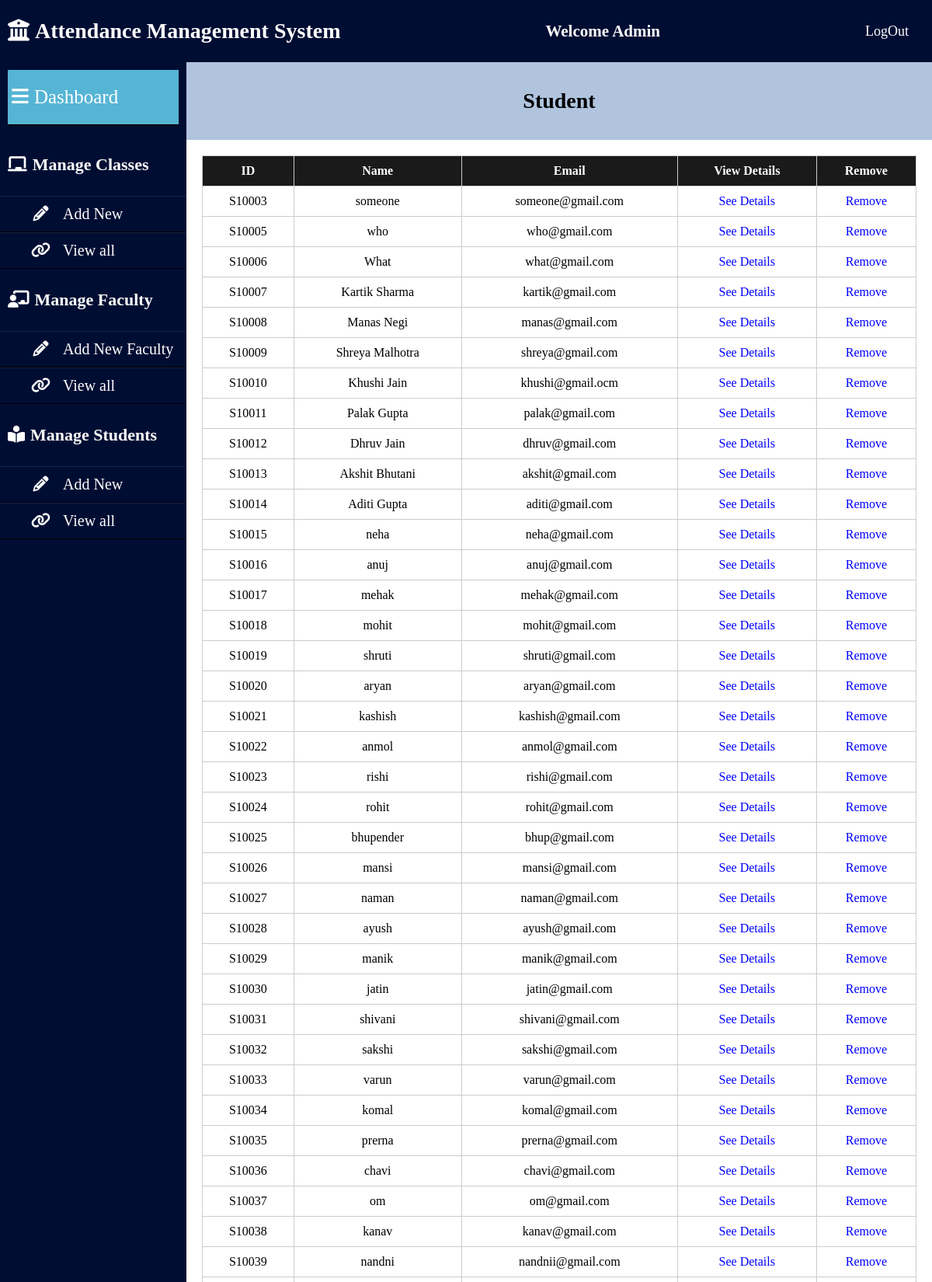
The app's page /viewstudent (signed in, upper part) with its own data.
### AMS_APP/models.py (models this page shows, shortened)
class Student(models.Model):
    student_id=models.CharField(max_length=15)
    student_name=models.CharField(max_length=30)
    email_id=models.CharField(max_length=30)
    password=models.CharField(max_length=30)
    class1=models.CharField(max_length=20,default='')
    class1_att=models.CharField(max_length=100,default='')
    class2=models.CharField(max_length=20,default='')
    class2_att=models.CharField(max_length=100,default='')
    class3=models.CharField(max_length=20,default='')
    class3_att=models.CharField(max_length=100,default='')
    class4=models.CharField(max_length=20,default='')
    class4_att=models.CharField(max_length=100,default='')
    class5=models.CharField(max_length=20,default='')
    class5_att=models.CharField(max_length=100,default='')
    class6=models.CharField(max_length=20,default='')
    class6_att=models.CharField(max_length=100,default='')
    class7=models.CharField(max_length=20,default='')
    class7_att=models.CharField(max_length=100,default='')
    class8=models.CharField(max_length=20,default='')
    class8_att=models.CharField(max_length=100,default='')

### AMS_APP/views.py (the view)
# urls.py: path('viewstudent', views.viewstudent, name='viewstudent'),
def viewstudent(request):
    if request.user.is_anonymous:
        return redirect("/")
    student_list=(Student.objects.all())
    return render(request, 'viewstudent.html',
                  {'student_list':student_list})

### template/viewstudent.html (shortened to what this page needs)
{% load static %}
<!DOCTYPE html>
<html lang="en">
<head>
    <link rel="stylesheet" href="https://cdnjs.cloudflare.com/ajax/libs/font-awesome/6.4.0/css/all.min.css">
    <link rel="stylesheet" type="text/css" href="{% static 'css/admindashboard.css'%}">
</head>
<body>
    <header class="mainheader">
        <h1><i class="fas fa-university"></i>Attendance Management System</h1>
        <h2>Welcome Admin</h2>
        <a href="/logoutuser" class="btn">LogOut</a>
    </header>
    <aside>
        <header>
            <a href="/AdminDashboard">
                <i class="fas fa-bars"></i>Dashboard
            </a>
        </header>
        <ul>
            <li><h4><i class="fas fa-chalkboard"></i>Manage Classes</h4></li>
            <ul>
                <li><a href="/courseadd"><i class="fa fa-pencil fa-fw"></i>Add New</a></li>
                <li><a href="/viewclass"><i class="fa fa-link"></i>View all</a></li>
            </ul>
        </ul>
        <ul>
            <li><h4><i class="fas fa-chalkboard-teacher"></i>Manage Faculty</h4></li>
            <ul>
                <li><a href="/teacher"><i class="fa fa-pencil fa-fw"></i>Add New Faculty</a></li>
                <li><a href="/viewfaculty"><i class="fa fa-link"></i>View all</a></li>
            </ul>
        </ul>
        <ul>
            <li><h4><i class="fas fa-book-reader" aria-hidden="true"></i>Manage Students</h4></li>
            <ul>
                <li><a href="/addnewstudent"><i class="fa fa-pencil fa-fw"></i>Add New</a></li>
                <li><a href="/viewstudent"><i class="fa fa-link"></i>View all</a></li>
            </ul>
        </ul>
    </aside>
    <div class="content-container">
        <header id="topic">
            <h1>Student</h1>
        </header>
        <main>
            <table id="student-table">
                <thead>
                    <tr>
                        <th>ID</th>
                        <th>Name</th>
                        <th>Email</th>
                        <th>View Details</th>
                        <th>Remove</th>
                    </tr>
                </thead>
                <tbody>
                    {% for q in student_list %}
						  <tr>
							<td>{{q.student_id}}</td>
							<td>{{q.student_name}}</td>
							<td>{{q.email_id}}</td>
							<td><a href="/student_mgmt/?student_id={{ q.student_id }}">See Details</a></td>
                            <td><a href="/removestudent/?student_id={{ q.student_id }}">Remove</a></td>
						  </tr>
						  {% endfor %}
                </tbody>
            </table>
        </main>
    </div>
</body>
</html>

### static/css/admindashboard.css (style rules this page uses)
* { padding : 0; margin : 0; box-sizing :border-box; list-style: none; text-decoration: none; }
.mainheader { z-index: 100000; position:fixed; width:100%; }
aside { margin-top:60px; width: 20%; height: 100%; background: #000d33; float:left; padding-top:20px; position:fixed; }
aside header a { margin:0; padding:0; width:100%; display:block; box-sizing: border-box; font-size: 25px; line-height: 70px; color:white; text-align: left; border-bottom:2px solid black; background: rgb(86, 181, 213); padding-left: 5px; }
aside ul a { display:block; width: 100%; line-height:45px; font-size: 20px; color: white; padding-left:40px; box-sizing: border-box; border-top: 1px solid rgba(225, 225, 225,.1); border-bottom: 1px solid black; }
aside ul a i { margin-right: 16px; }
aside ul li h4 { color: white; line-height: 60px; padding: 10px; font-size: 22px; }
header { background: #000d33; display: flex; justify-content: space-between; color: white; line-height: 60px; font-size: 14px; padding:10px; }
header a { color:white; font-size: 18px; text-decoration: none; padding-right: 20px; }
.content-container { width: 80%; float:right; margin-top:60px; padding-top:20px; }
i { margin-right: 7px; }

### template/viewstudent.html (style rules this page uses)
body { font-family: 'Times New Roman', Times, serif; margin: 0; padding: 0; }
header#topic { background-color: lightsteelblue; color: black; padding: 20px; justify-content: center; }
main { padding: 20px; }
table#student-table { width: 100%; border-collapse: collapse; }
table#student-table th, table#student-table td { border: 1px solid #ccc; padding: 10px; text-align: center; }
table#student-table th { background-color: rgb(26, 26, 26); color: white; }
table#student-table td:last-child { text-align: center; }
table#student-table a { text-decoration: none; color: blue; }
aside { position:fixed; }

### records on screen
Student: student_id "S10003", student_name "someone", email_id "someone@gmail.com"
Student: student_id "S10005", student_name "who", email_id "who@gmail.com"
Student: student_id "S10006", student_name "What", email_id "what@gmail.com"
Student: student_id "S10007", student_name "Kartik Sharma", email_id "kartik@gmail.com"
Student: student_id "S10008", student_name "Manas Negi", email_id "manas@gmail.com"
Student: student_id "S10009", student_name "Shreya Malhotra", email_id "shreya@gmail.com"
Student: student_id "S10010", student_name "Khushi Jain", email_id "khushi@gmail.ocm"
Student: student_id "S10011", student_name "Palak Gupta", email_id "palak@gmail.com"
Student: student_id "S10012", student_name "Dhruv Jain", email_id "dhruv@gmail.com"
Student: student_id "S10013", student_name "Akshit Bhutani", email_id "akshit@gmail.com"
Student: student_id "S10014", student_name "Aditi Gupta", email_id "aditi@gmail.com"
Student: student_id "S10015", student_name "neha", email_id "neha@gmail.com"
Student: student_id "S10016", student_name "anuj", email_id "anuj@gmail.com"
Student: student_id "S10017", student_name "mehak", email_id "mehak@gmail.com"
Student: student_id "S10018", student_name "mohit", email_id "mohit@gmail.com"
Student: student_id "S10019", student_name "shruti", email_id "shruti@gmail.com"
Student: student_id "S10020", student_name "aryan", email_id "aryan@gmail.com"
Student: student_id "S10021", student_name "kashish", email_id "kashish@gmail.com"
Student: student_id "S10022", student_name "anmol", email_id "anmol@gmail.com"
Student: student_id "S10023", student_name "rishi", email_id "rishi@gmail.com"
Student: student_id "S10024", student_name "rohit", email_id "rohit@gmail.com"
Student: student_id "S10025", student_name "bhupender", email_id "bhup@gmail.com"
Student: student_id "S10026", student_name "mansi", email_id "mansi@gmail.com"
Student: student_id "S10027", student_name "naman", email_id "naman@gmail.com"
Student: student_id "S10028", student_name "ayush", email_id "ayush@gmail.com"
Student: student_id "S10029", student_name "manik", email_id "manik@gmail.com"
Student: student_id "S10030", student_name "jatin", email_id "jatin@gmail.com"
Student: student_id "S10031", student_name "shivani", email_id "shivani@gmail.com"
Student: student_id "S10032", student_name "sakshi", email_id "sakshi@gmail.com"
Student: student_id "S10033", student_name "varun", email_id "varun@gmail.com"
Student: student_id "S10034", student_name "komal", email_id "komal@gmail.com"
Student: student_id "S10035", student_name "prerna", email_id "prerna@gmail.com"
Student: student_id "S10036", student_name "chavi", email_id "chavi@gmail.com"
Student: student_id "S10037", student_name "om", email_id "om@gmail.com"
Student: student_id "S10038", student_name "kanav", email_id "kanav@gmail.com"
Student: student_id "S10039", student_name "nandni", email_id "nandnii@gmail.com"
